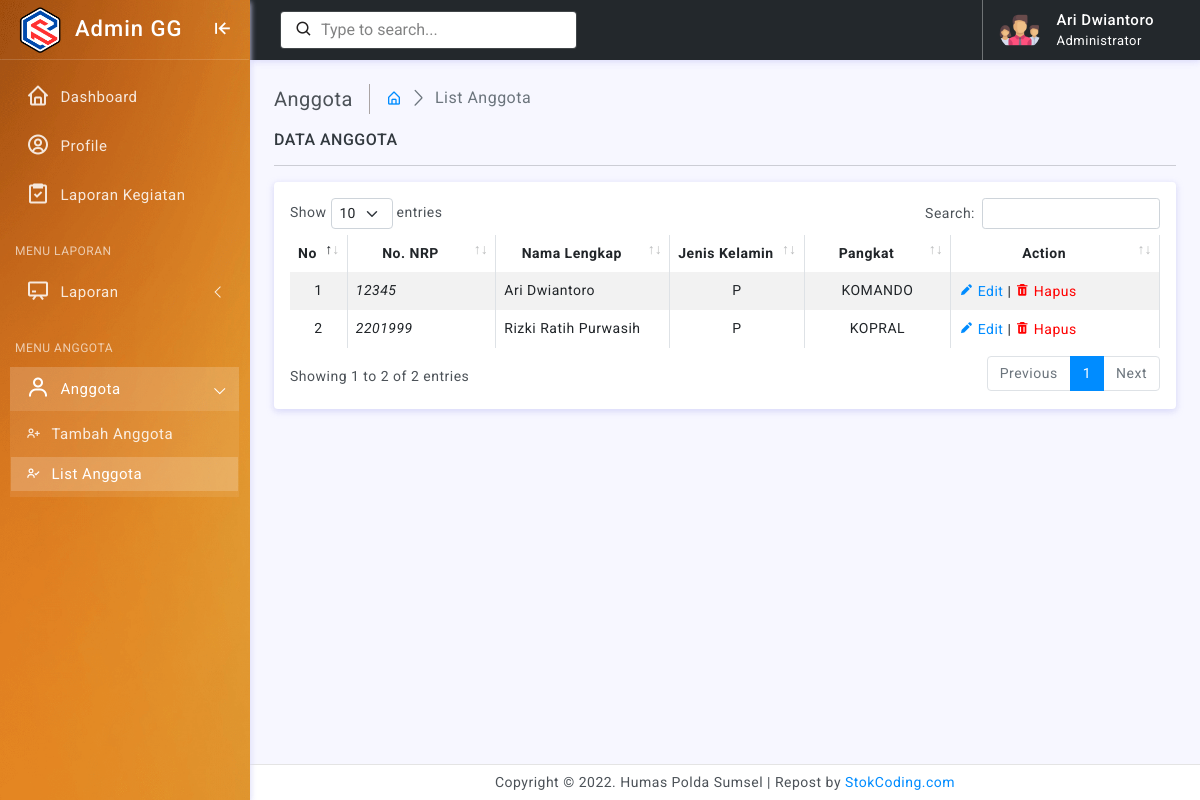
/admin/index.php?page=list_anggota (signed in), run on the app's committed database.
### tables this page shows
CREATE TABLE `staff` (
  `id_staff` int(11) NOT NULL,
  `nrp` varchar(255) NOT NULL,
  `nama` varchar(100) NOT NULL,
  `jenis_kelamin` varchar(30) NOT NULL,
  `pangkat` varchar(30) NOT NULL,
  `password` varchar(100) NOT NULL,
  `tipe` varchar(100) NOT NULL
);

### admin/staff/list_anggota.php (the view)
<div class="page-breadcrumb d-none d-sm-flex align-items-center mb-3">
    <div class="breadcrumb-title pe-3">Anggota</div>
    <div class="ps-3">
        <nav aria-label="breadcrumb">
            <ol class="breadcrumb mb-0 p-0">
                <li class="breadcrumb-item"><a href="index.php?page=dashboard"><i class="bx bx-home-alt"></i></a>
                </li>
                <li class="breadcrumb-item active" aria-current="page">List Anggota</li>
            </ol>
        </nav>
    </div>
</div>
<h6 class="mb-0 text-uppercase">Data Anggota</h6>
<hr />
<div class="card">
    <div class="card-body">
        <div class="table-responsive">
            <table id="example" class="table table-striped table-bordered" style="width:100%">
                <thead>
                    <tr>
                        <th width="5%">
                            <center>No</center>
                        </th>
                        <th>
                            <center>No. NRP</center>
                        </th>
                        <th width="20%">
                            <center>Nama Lengkap</center>
                        </th>
                        <th width="10%">Jenis Kelamin</th>
                        <th>
                            <center>Pangkat<center>
                        </th>
                        <th>
                            <center>Action<center>
                        </th>
                    </tr>
                </thead>
                <tbody>
                    <?php
                    include "../conn/conn.php";
                    $no = 1;
                    $query = mysqli_query($conn, "SELECT * FROM staff");
                    while ($data = mysqli_fetch_array($query)) { ?>
                        <tr>
                            <td>
                                <center><?= $no++ ?></center>
                            </td>
                            <td><i><?= $data['nrp'] ?></i></td>
                            <td><?= ucwords($data['nama']) ?></td>
                            <td>
                                <center><?= $data['jenis_kelamin'] == "laki-laki" ? "L" : "P" ?></center>
                            </td>
                            <td>
                                <center><?= strtoupper($data['pangkat']) ?></center>
                            </td>
                            <td>
                            <a href="index.php?page=edit_anggota&id=<?= $data['id_staff'] ?>"><i class="bx bxs-pencil"></i> Edit</a> | <a href="index.php?page=delete_anggota&id=<?= $data['id_staff'] ?>" style="color:red" onClick="return confirm('Delete This Anggota?')"><i class="bx bxs-trash"></i> Hapus</a>
                            </td>
                        </tr>
                    <?php
                    };
                    ?>
                </tbody>
            </table>
        </div>
    </div>
</div>

### assets/css/app.css (style rules this page uses)
body { font-size: 14px; color: #4c5258; letter-spacing: .5px; background: #f7f7ff; overflow-x: hidden; font-family: Roboto, sans-serif }
a { text-decoration: none }
.breadcrumb-title { font-size: 20px; border-right: 1.5px solid #aaa4a4 }
.page-breadcrumb .breadcrumb li.breadcrumb-item { font-size: 16px }
.page-breadcrumb .breadcrumb-item+.breadcrumb-item::before { display: inline-block; padding-right: .5rem; color: #6c757d; font-family: LineIcons; content: "\ea5c" }

### assets/css/header-colors.css (style rules this page uses)
html.color-header::placeholder { color: #08090a!important; opacity: .5!important }

### data on the page
staff: nrp "12345", nama "Ari Dwiantoro", jenis_kelamin "P", pangkat "KOMANDO"
staff: nrp "2201999", nama "Rizki Ratih Purwasih", jenis_kelamin "P", pangkat "KOPRAL"

### other printed values
$_SESSION['nama'] "Ari Dwiantoro"
